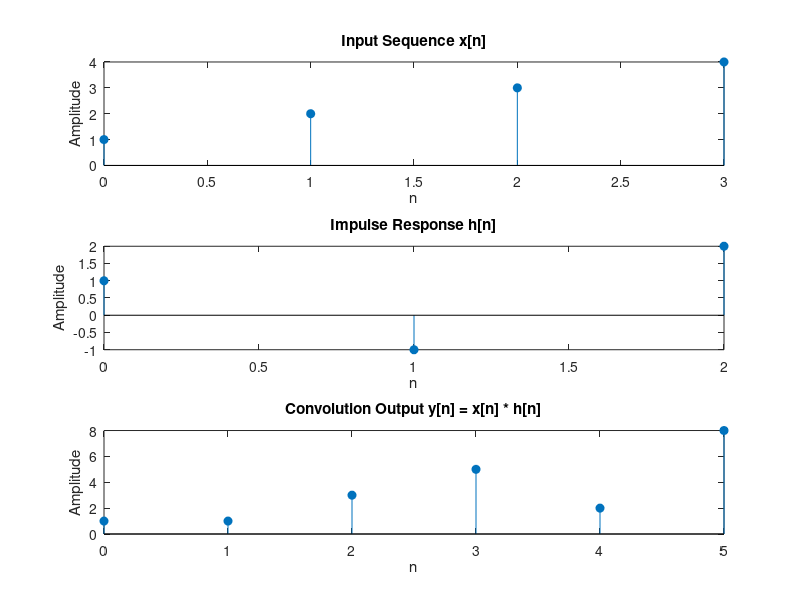

This chart was generated by the following MATLAB code:
% Experiment 5: Convolution of Two Sequences

x = [1 2 3 4];
h = [1 -1 2];

y = conv(x, h);

subplot(3,1,1);
stem(0:length(x)-1, x, 'filled');
title('Input Sequence x[n]');
xlabel('n'); ylabel('Amplitude');

subplot(3,1,2);
stem(0:length(h)-1, h, 'filled');
title('Impulse Response h[n]');
xlabel('n'); ylabel('Amplitude');

subplot(3,1,3);
stem(0:length(y)-1, y, 'filled');
title('Convolution Output y[n] = x[n] * h[n]');
xlabel('n'); ylabel('Amplitude');
